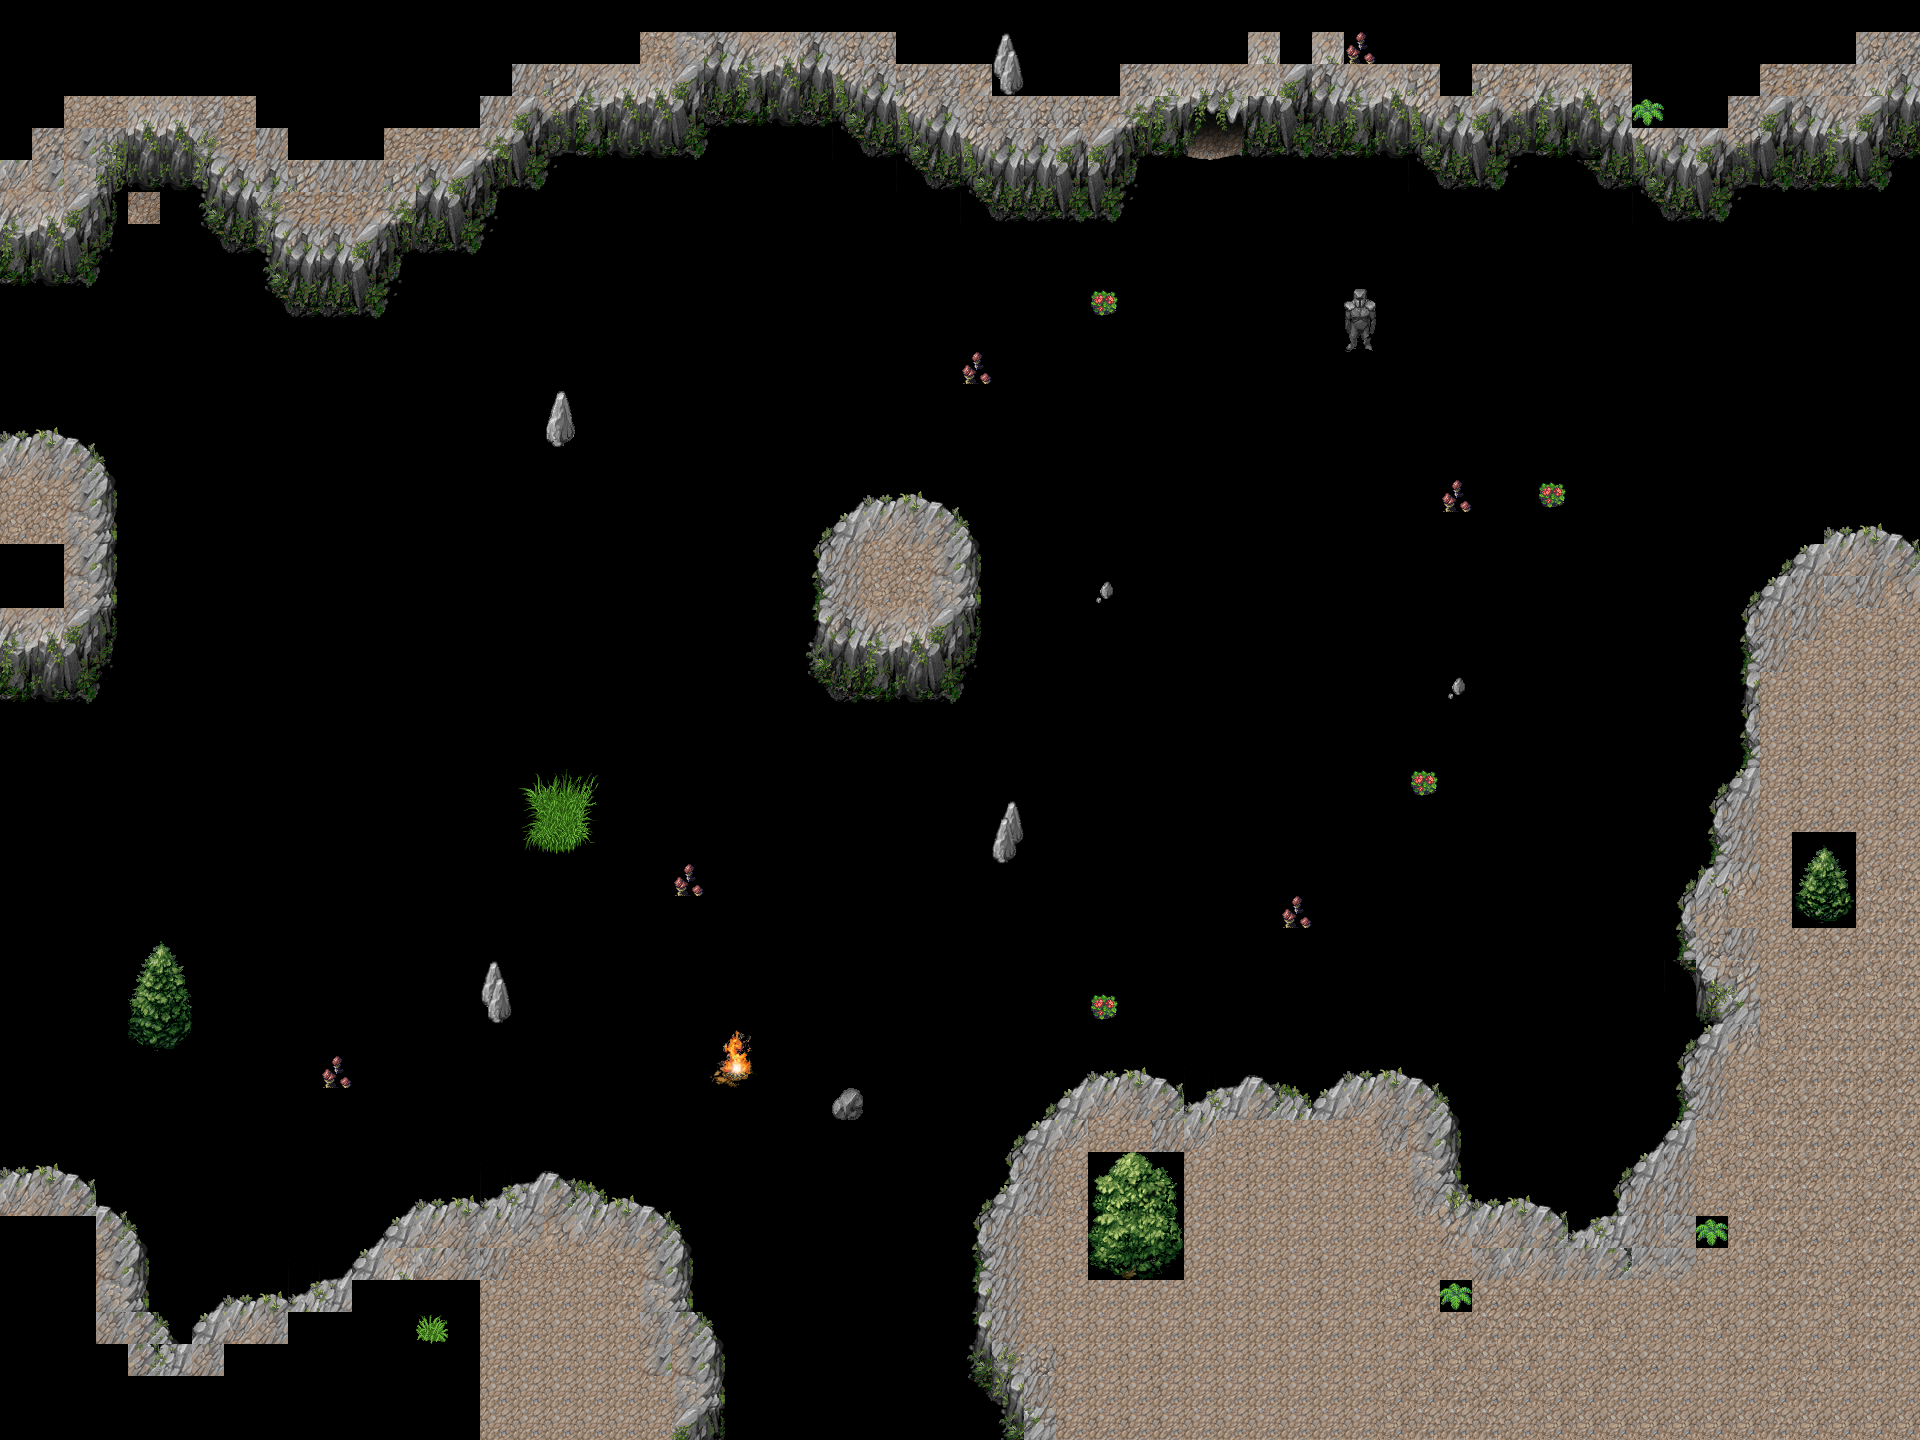

This is a level from a 2D game, rendered from its Tiled map with the project's own tilesets. A one-line summary and the map file follow, with tile-layer data summarised:
An orthogonal 60x45 tile map with 32x32 px tiles, 1 tile layer (Decorations), 1 hidden layer not drawn, 3 tilesets and 104 objects.

<map version="1.0" orientation="orthogonal" width="60" height="45" tilewidth="32" tileheight="32">
 <tileset firstgid="1" name="mountain" tilewidth="32" tileheight="32">
  <image source="mountain.png" width="512" height="512" />
 </tileset>
 <tileset firstgid="257" name="Tilesheet-water" tilewidth="32" tileheight="32">
  <image source="Tilesheet-water.png" width="256" height="256" />
 </tileset>
 <tileset firstgid="321" name="littleshrooms_0" tilewidth="32" tileheight="32">
  <image source="littleshrooms_0.png" width="32" height="40" />
 </tileset>
 <layer name="Ground" width="60" height="45" visible="0">
  <data>[2700 cells, 2700 non-empty, 32 distinct tile ids]</data>
 </layer>
 <layer name="Decorations" width="60" height="45">
  <data>[2700 cells, 2699 non-empty, 165 distinct tile ids]</data>
 </layer>
 <objectgroup name="Object Layer 1" width="60" height="45">
  <properties>
   <property name="wall" value="true" />
  </properties>
  <object x="1" y="1171" width="83" height="24" />
  <object x="86" y="1195" width="16" height="41" />
  <object x="104" y="1211" width="19" height="46" />
  <object x="126" y="1232" width="22" height="101" />
  <object x="150" y="1318" width="19" height="30" />
  <object x="169" y="1346" width="23" />
  <object x="194" y="1314" width="8" height="35" />
  <object x="208" y="1296" width="118" height="21" />
  <object x="315" y="1282" width="35" height="11" />
  <object x="352" y="1248" width="26" height="26" />
  <object x="387" y="1216" width="45" height="28" />
  <object x="414" y="1201" width="117" height="14" />
  <object x="502" y="1181" width="80" height="25" />
  <object x="587" y="1197" width="56" height="31" />
  <object x="644" y="1208" width="19" height="19" />
  <object x="659" y="1222" width="29" height="74" />
  <object x="678" y="1295" width="12" height="32" />
  <object x="687" y="1315" width="36" height="127" />
  <object x="997" y="1362" width="18" height="78" />
  <object x="961" y="1314" width="32" height="60" />
  <object x="974" y="1254" width="11" height="57" />
  <object x="981" y="1205" width="9" height="48" />
  <object x="993" y="1185" width="16" height="26" />
  <object x="1011" y="1147" width="12" height="35" />
  <object x="1029" y="1128" width="14" height="18" />
  <object x="1042" y="1116" width="18" height="10" />
  <object x="1060" y="1097" width="21" height="13" />
  <object x="1074" y="1083" width="104" height="15" />
  <object x="1176" y="1100" width="70" height="6" />
  <object x="1216" y="1084" width="57" height="14" />
  <object x="1276" y="1098" width="61" height="14" />
  <object x="1331" y="1082" width="97" height="15" />
  <object x="1423" y="1097" width="27" height="21" />
  <object x="1446" y="1122" width="13" height="82" />
  <object x="1461" y="1200" width="98" height="35" />
  <object x="1560" y="1229" width="51" height="19" />
  <object x="1604" y="1211" width="21" height="16" />
  <object x="1620" y="1176" width="21" height="37" />
  <object x="1634" y="1154" width="37" height="22" />
  <object x="1662" y="1133" width="18" height="21" />
  <object x="1681" y="1052" width="27" height="77" />
  <object x="1708" y="993" width="24" height="56" />
  <object x="1695" y="1038" width="13" height="14" />
  <object x="1686" y="912" width="11" height="50" />
  <object x="1696" y="968" width="9" height="46" />
  <object x="1694" y="884" width="11" height="26" />
  <object x="1709" y="867" width="19" height="15" />
  <object x="1716" y="799" width="14" height="62" />
  <object x="1747" y="613" width="25" height="163" />
  <object x="1731" y="774" width="19" height="34" />
  <object x="1765" y="591" width="17" height="23" />
  <object x="1783" y="571" width="14" height="17" />
  <object x="1801" y="552" width="10" height="15" />
  <object x="1812" y="543" width="33" height="10" />
  <object x="1639" y="176" width="128" height="13" />
  <object x="1661" y="189" width="69" height="30" />
  <object x="1761" y="196" width="31" height="283" />
  <object x="1793" y="481" width="36" height="32" />
  <object x="1829" y="512" width="18" height="34" />
  <object x="836" y="1090" width="24" height="30" />
  <object x="999" y="807" width="22" height="56" />
  <object x="484" y="966" width="27" height="56" />
  <object x="132" y="1026" width="56" height="24" />
  <object x="840" y="509" width="127" height="13" />
  <object x="956" y="528" width="21" height="135" />
  <object x="829" y="670" width="135" height="28" />
  <object x="818" y="543" width="26" height="139" />
  <object x="835" y="527" width="13" height="22" />
  <object x="1870" y="143" height="2" />
  <object x="1593" y="144" width="64" height="45" />
  <object x="1505" y="138" width="90" height="21" />
  <object x="1440" y="145" width="66" height="43" />
  <object x="1418" y="146" width="25" height="26" />
  <object x="1252" y="138" width="165" height="20" />
  <object x="1139" y="143" width="113" height="12" />
  <object x="1027" y="205" width="97" height="12" />
  <object x="1117" y="155" width="9" height="47" />
  <object x="1130" y="154" width="8" height="28" />
  <object x="1350" y="295" width="23" height="55" />
  <object x="985" y="197" width="46" height="22" />
  <object x="952" y="170" width="44" height="27" />
  <object x="920" y="160" width="32" height="28" />
  <object x="902" y="149" width="15" height="14" />
  <object x="550" y="397" width="23" height="47" />
  <object x="860" y="140" width="41" height="19" />
  <object x="707" y="112" width="148" height="12" />
  <object x="853" y="125" width="12" height="13" />
  <object x="546" y="144" width="156" height="16" />
  <object x="693" y="120" width="10" height="23" />
  <object x="497" y="170" width="50" height="19" />
  <object x="479" y="191" width="19" height="27" />
  <object x="397" y="223" width="87" height="28" />
  <object x="385" y="251" width="13" height="31" />
  <object x="281" y="283" width="103" height="33" />
  <object x="266" y="249" width="15" height="41" />
  <object x="210" y="224" width="64" height="27" />
  <object x="197" y="186" width="16" height="42" />
  <object x="133" y="167" width="80" height="19" />
  <object x="98" y="155" width="36" height="31" />
  <object x="98" y="195" width="16" height="56" />
  <object x="3" y="257" width="95" height="28" />
  <object x="3" y="445" width="85" height="22" />
  <object x="88" y="468" width="23" height="203" />
  <object x="0" y="675" width="96" height="24" />
 </objectgroup>
</map>
